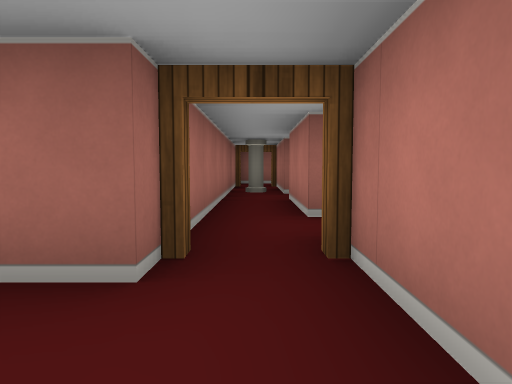
[1] (above)

17 first-person views from a walk through a cub3D ray-caster map. The camera is about half as high as the walls, tilts 4° down and sees 70° across. The floor is counted in squares. Each view is taken from the middle of a square. On the plan, view 1 faces up. The plan holds only what a view shows up to about 9 squares ahead; the rest is blank. The place goes on beyond the plan.

[2]
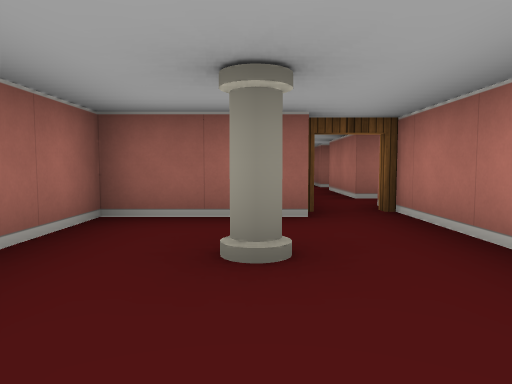

[3]
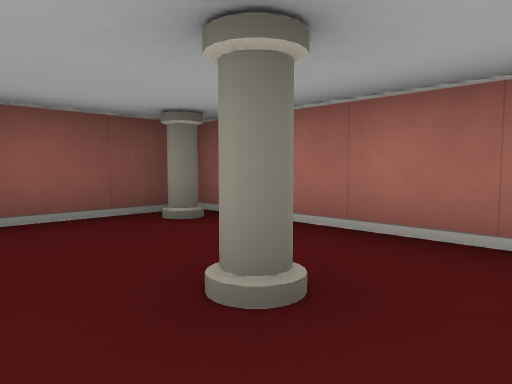

[4]
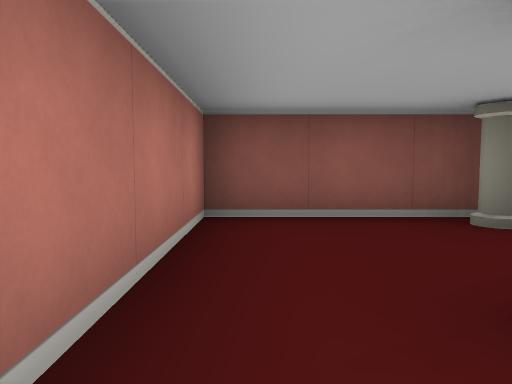

[5]
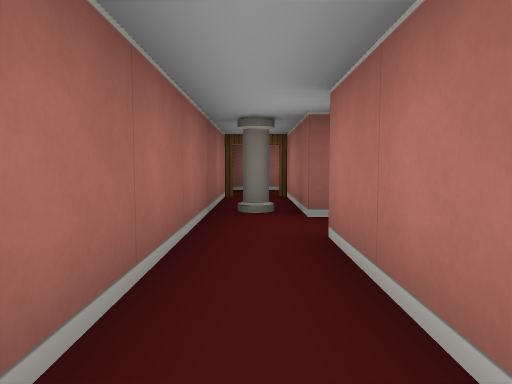

[6]
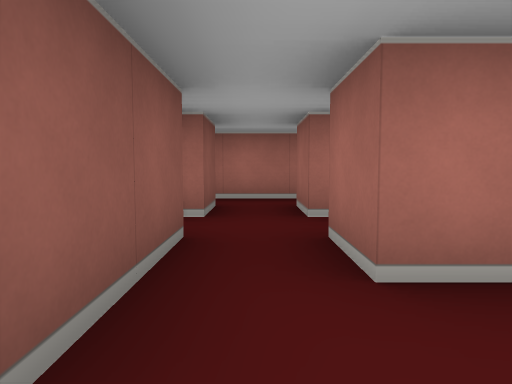

[7]
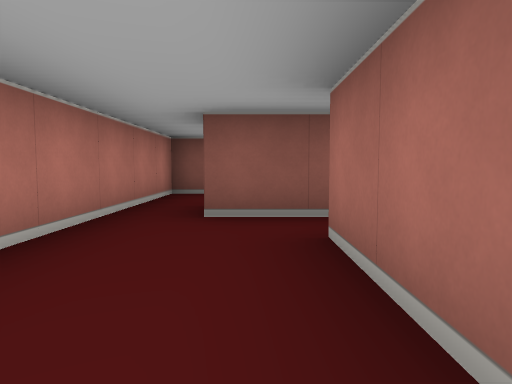

[8]
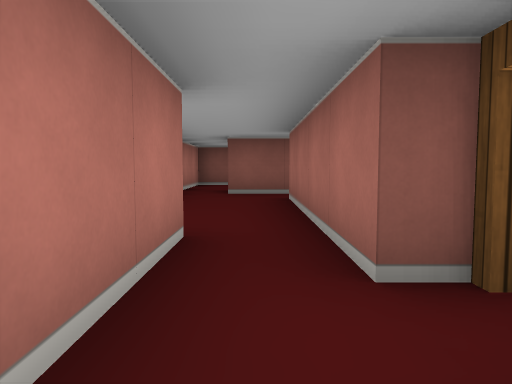

[9]
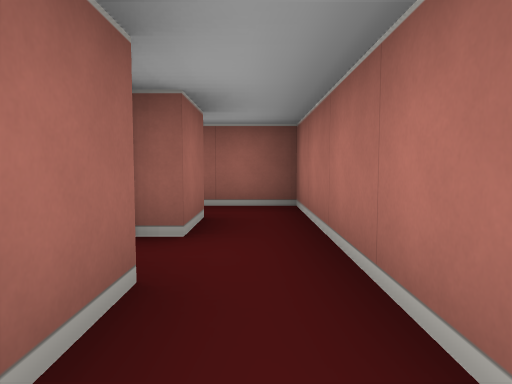

[10]
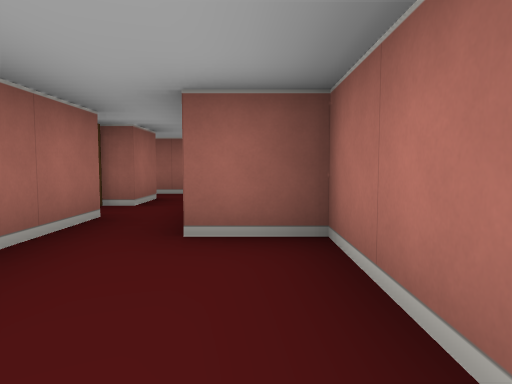

[11]
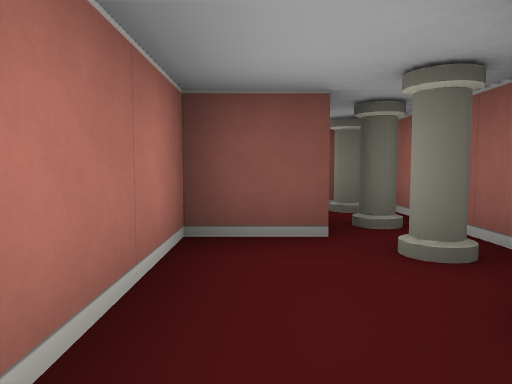

[12]
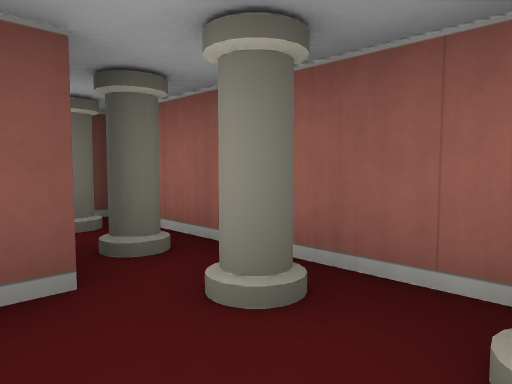

[13]
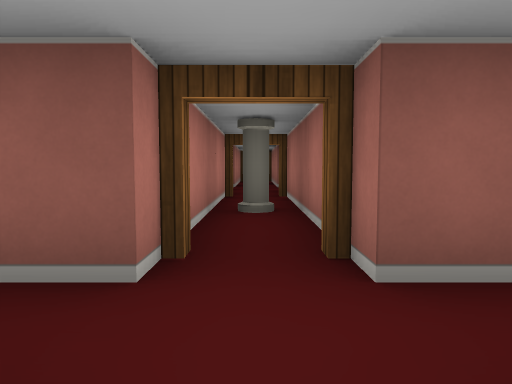

[14]
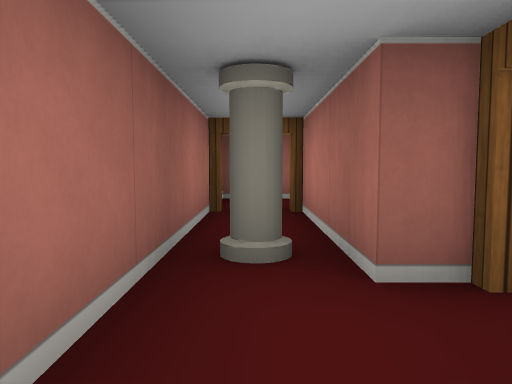

[15]
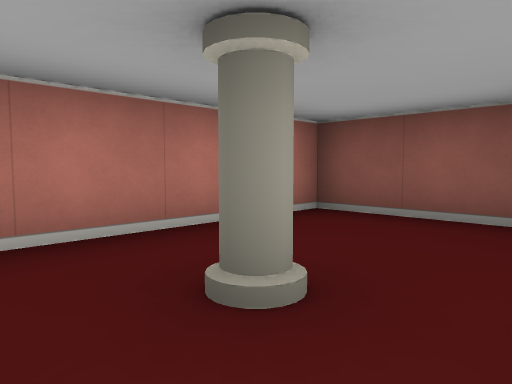

[16]
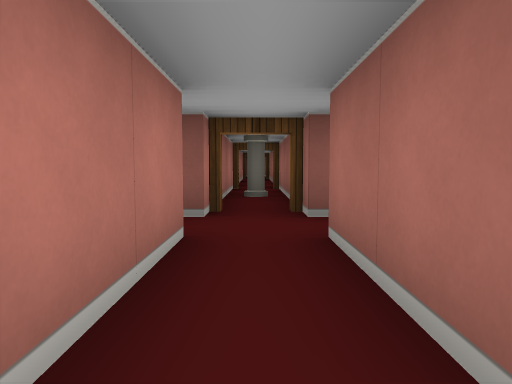

[17]
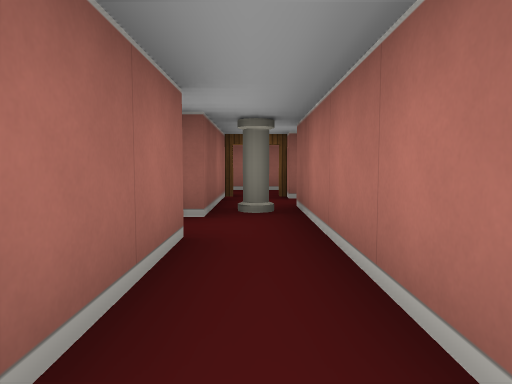

### Floor plan
Points are (right, up) in squares from view 1. A wall is a line through its corners. A room is listed if a view was taken in it or the views show most of it. See-through windows are left out.
Room 1 (views 1, 2, 3, 4, 15)
walls: (-0.5, 1.5) (-2.5, 1.5) (-2.5, -2.5); (-2.2, -2.5) (0.5, -2.5) (0.5, 2.5)
ways out: open door at (0, 2) to room 2
objects: pillar (-2, -2); pillar (-1, 0)
Room 2 (views 5, 14)
walls: (0.5, 6.5) (0.5, 9.1); (0.5, 3.5) (0.5, 5.5); (-0.5, 9) (-0.5, 1.5)
ways out: open door at (0, 2) to room 1; opening at (1, 3) to room 6; open door at (1, 6) to room 6; open door at (0, 9)
objects: pillar (0, 7)
Room 3 (views 6, 7, 9, 10, 11)
walls: (2.5, 2.5) (4.5, 2.5); (3.5, 6.5) (3.5, 3.5) (2.5, 3.5); (5.5, 1.5) (5.5, 6.5) (4.5, 6.5)
ways out: opening at (4, 6) to room 4; opening at (5, 2) to room 5; opening at (3, 3) to room 6
Room 4 (view 8)
walls: (3.5, 9.5) (3.5, 8.5); (3.5, 7.5) (3.5, 6.5); (4.5, 6.5) (4.5, 10.5) (1, 10.5)
ways out: opening at (4, 6) to room 3; open door at (2, 9) to room 6; open door at (3, 8) to room 6
Room 5 (view 12)
walls: (4.5, -0.5) (5.5, -0.5) (5.5, 1.5); (3.5, 0.9) (3.5, -2); (3.5, -2.5) (4.1, -2.5)
ways out: opening at (5, 2) to room 3
objects: pillar (4, -2); pillar (4, -1); pillar (4, 0); pillar (4, 1)
Room 6 (views 13, 16, 17)
walls: (1.5, 5.5) (1.5, 3.5) (0.5, 3.5); (2.5, 3.5) (2.5, 7.5); (0.5, 2.5) (1.5, 2.5); (1.5, 9.1) (1.5, 6.5)
ways out: opening at (1, 3) to room 2; open door at (1, 6) to room 2; opening at (3, 3) to room 3; open door at (2, 9) to room 4; open door at (3, 8) to room 4; open door at (2, 2) to room 7
objects: pillar (2, 7)
Room 7 (no view inside)
walls: (1.5, 2.5) (1.5, -2.1); (2.5, -2.1) (2.5, 2.5)
ways out: open door at (2, 2) to room 6
objects: pillar (2, 0)

Where each view was taken, in squares from view 1:
view 1: 0 up, 0 right, facing up
view 2: 2 down, 1 left, facing up
view 3: 1 up, 0 right, facing down-left
view 4: 1 up, 0 right, facing down
view 5: 3 up, 0 right, facing up
view 6: 3 up, 5 right, facing left
view 7: 6 up, 4 right, facing down
view 8: 9 up, 4 right, facing down
view 9: 6 up, 4 right, facing up
view 10: 4 up, 5 right, facing up
view 11: 2 up, 5 right, facing down
view 12: 1 up, 5 right, facing down-left
view 13: 4 up, 2 right, facing down
view 14: 5 up, 0 right, facing up
view 15: 1 up, 2 left, facing down-right
view 16: 6 up, 2 right, facing down
view 17: 3 up, 2 right, facing up
